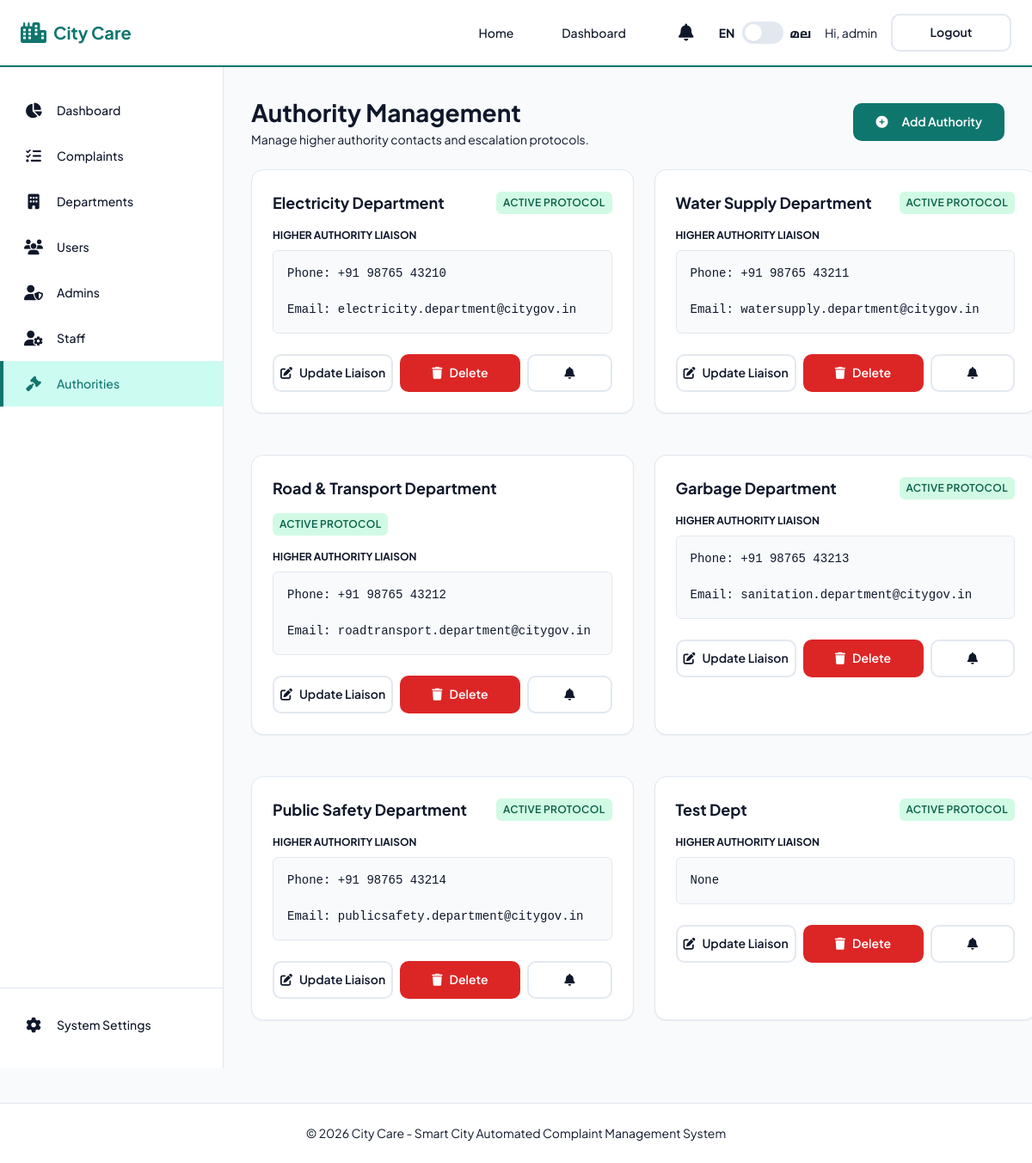
The page /dashboard/authorities/ (signed in) on the database as committed earlier.
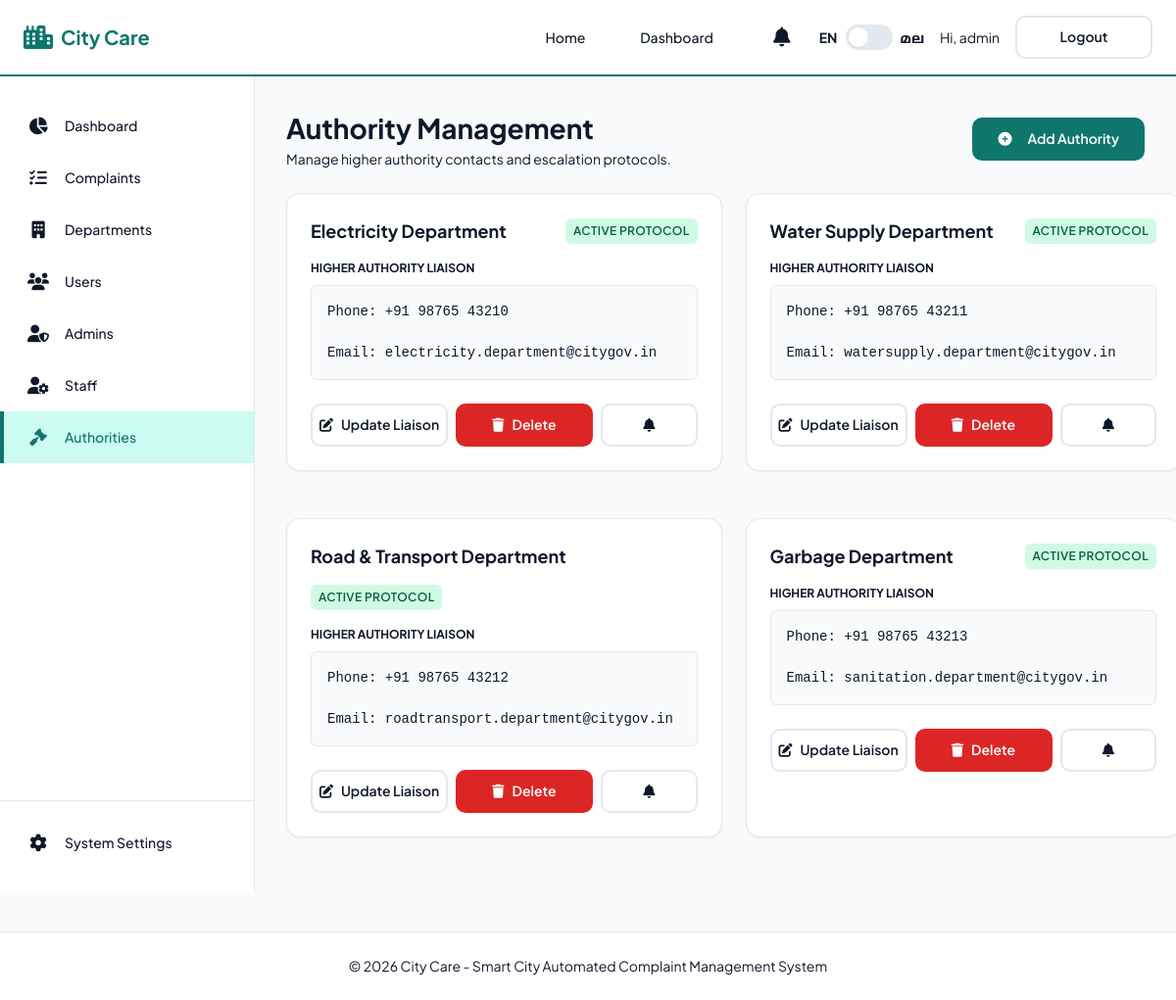
The same page on the database as committed later.
### complaints/models.py (models this page shows, shortened)
class Department(models.Model):
    name = models.CharField(_("name"), max_length=100, unique=True)
    description = models.TextField(_("description"), blank=True)
    authority_name = models.CharField(_("authority name"), max_length=150, blank=True, null=True)
    authority_phone = models.CharField(_("authority phone"), max_length=15, blank=True, null=True)
    authority_email = models.EmailField(_("authority email"), blank=True, null=True)
    authority_designation = models.CharField(_("authority designation"), max_length=150, blank=True, null=True)
    higher_authority_name = models.CharField(_("higher authority name"), max_length=150, blank=True, null=True)
    higher_authority_phone = models.CharField(_("higher authority phone"), max_length=15, blank=True, null=True)
    higher_authority_email = models.EmailField(_("higher authority email"), blank=True, null=True)
    higher_authority_designation = models.CharField(_("higher authority designation"), max_length=150, blank=True, null=True)
    higher_authority_contact = models.TextField(_("higher authority contact"), help_text=_("Contact info for higher authority if complaint is overdue"), blank=True, null=True)

### dashboard/views.py (the view)
# urls.py: path('authorities/', views.authorities_admin, name='authorities_admin'),
@superadmin_required
def authorities_admin(request):
    departments = Department.objects.all()
    return render(request, 'dashboard/authorities_admin.html', {'departments': departments})

### complaints/context_processors.py (called while the page is built)
def notifications(request):
    if request.user.is_authenticated:
        unread_count = request.user.notifications.filter(is_read=False).count()
        recent_notifications = request.user.notifications.all()[:5]
        return {
            'unread_notifications_count': unread_count,
            'recent_notifications': recent_notifications,
            'is_staff_user': hasattr(request.user, 'departmentstaff')
        }
    return {}

### templates/dashboard/authorities_admin.html (shortened to what this page needs)
{% extends 'dashboard/dashboard_base.html' %}
{% load i18n %}
{% block admin_content %}
<div class="flex-between mb-4">
    <div>
        <h1 style="font-size: 1.75rem; font-weight: 700;">{% trans 'Authority Management' %}</h1>
        <p style="color: var(--text-muted); font-size: 0.875rem;">{% trans 'Manage higher authority contacts and escalation protocols.' %}</p>
    </div>
    <a href="{% url 'add_department' %}?next={% url 'authorities_admin' %}" class="btn btn-primary">
        <i class="fa-solid fa-plus-circle" style="margin-right: 0.5rem;"></i> {% trans 'Add Authority' %}
    </a>
</div>
<div class="grid-2">
    {% for d in departments %}
    <div class="card">
        <div class="flex-between mb-3">
            <h3 style="font-size: 1.125rem; font-weight: 700; margin: 0;">{{ d.name }}</h3>
            <span class="badge badge-success">{% trans 'Active Protocol' %}</span>
        </div>
        <div style="margin-bottom: var(--space-4);">
            <p style="font-size: 0.75rem; font-weight: 700; text-transform: uppercase; color: var(--text-muted); margin-bottom: 0.5rem;">{% trans 'Higher Authority Liaison' %}</p>
            <div style="background: #f8fafc; padding: 1rem; border-radius: var(--radius-sm); border: 1px solid var(--border-color); font-family: monospace; font-size: 0.875rem; white-space: pre-wrap;">{{ d.higher_authority_contact }}</div>
        </div>
        <div style="display: flex; gap: var(--space-2);">
            <a href="{% url 'edit_department' d.pk %}?next={% url 'authorities_admin' %}" class="btn btn-secondary btn-sm" style="flex: 1;">
                <i class="fa-solid fa-pen-to-square"></i> {% trans 'Update Liaison' %}
            </a>
            <form action="{% url 'delete_department' d.pk %}" method="post" style="flex: 1;" onsubmit="return confirm('{% trans 'Are you sure you want to delete this authority?' %}')">
                <button type="submit" class="btn btn-danger btn-sm" style="width: 100%;">
                    <i class="fa-solid fa-trash"></i> {% trans 'Delete' %}
                </button>
            </form>
            <button class="btn btn-secondary btn-sm" style="flex: 1; min-width: 40px;" onclick="alert('System alert: Higher authority notification sent for {{ d.name }}.')" title="Test Trigger">
                <i class="fa-solid fa-bell"></i>
            </button>
        </div>
    </div>
    {% endfor %}
</div>
{% endblock %}

Rows that differ between the two databases and show on the page:
removed Department: name "Public Safety Department", higher_authority_contact "Phone: +91 98765 43214 Email: publicsafety.department@citygov.in"
removed Department: name "Test Dept", higher_authority_contact "None"
